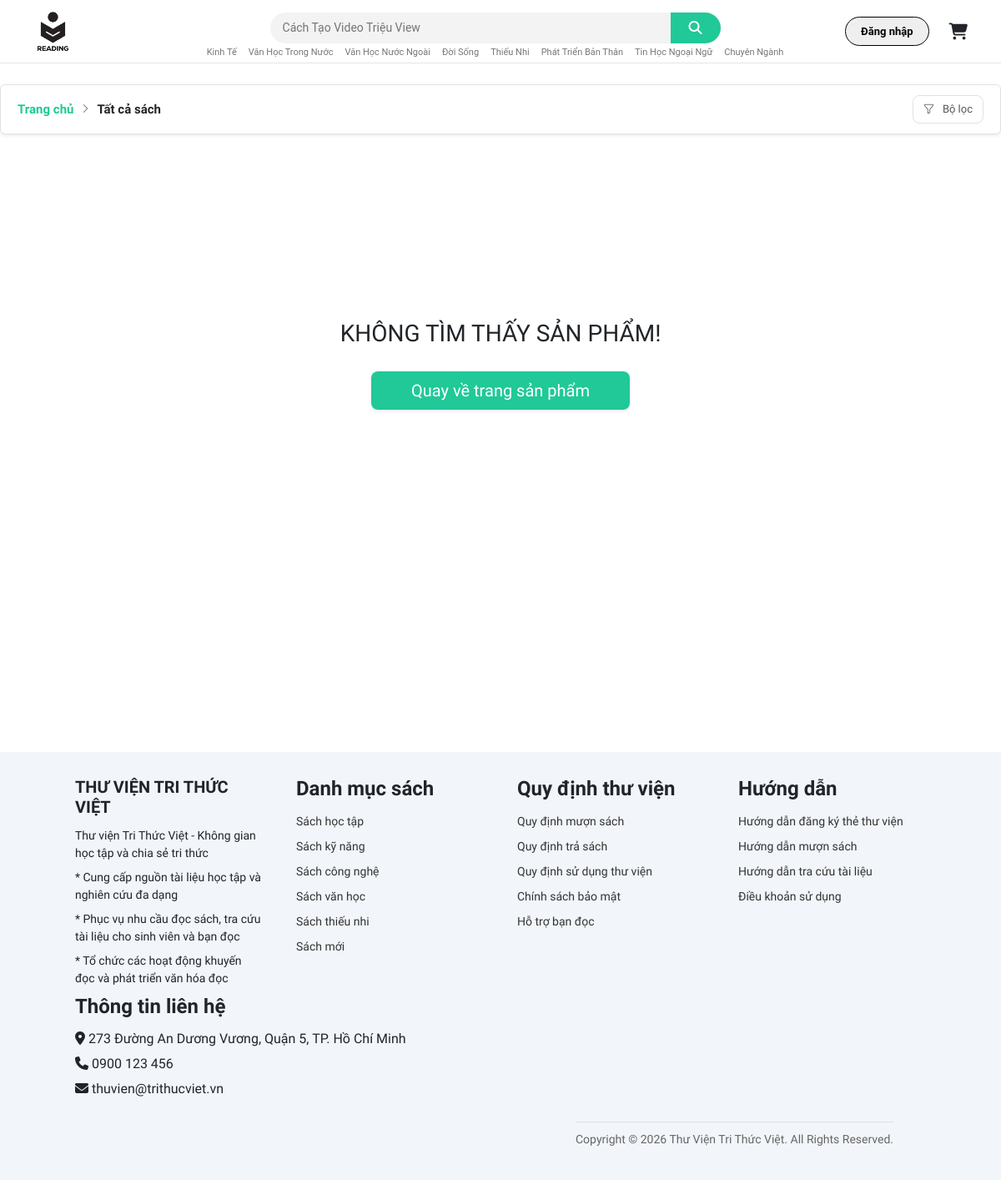
Before: /index.php?page=books&sort=latest with the older database file.
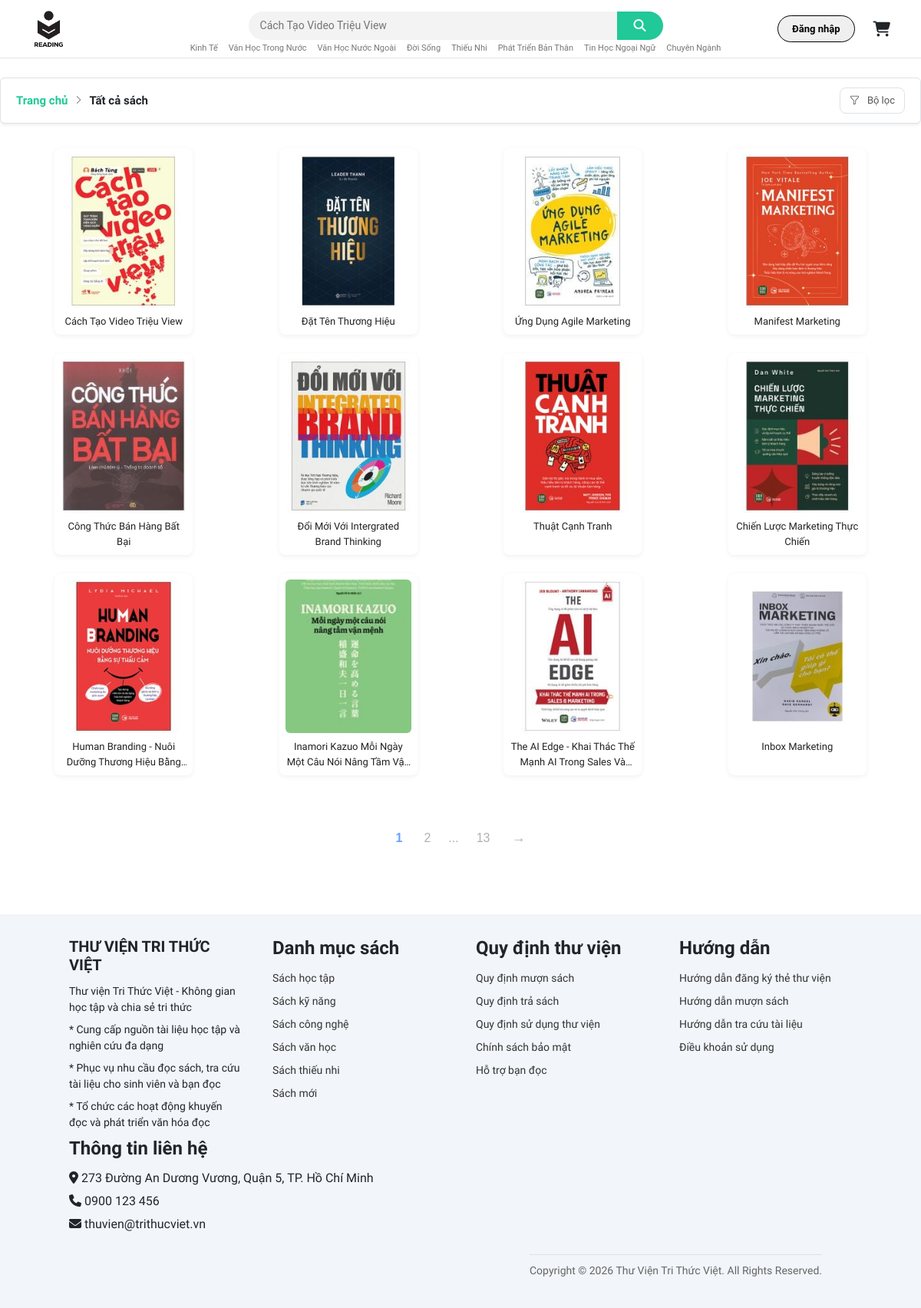
After: the same page with the newer database file.
### tables this page shows
CREATE TABLE `dausach` (
  `madausach` varchar(50) NOT NULL,
  `tensach` varchar(255) DEFAULT NULL,
  `namxuatban` int(11) DEFAULT NULL,
  `dongia` decimal(12,2) DEFAULT NULL,
  `matacgia` varchar(50) DEFAULT NULL,
  `matheloai` varchar(50) DEFAULT NULL,
  `manxb` varchar(50) DEFAULT NULL,
  `mota` text DEFAULT NULL,
  `anhbia` varchar(255) DEFAULT NULL
);

### layout/books.php (the view, shortened to what this page needs)
<?php
$conn = ConnectDB::getInstance()->getConnection();
$breadcrumbText = "Tất cả sách";
$limit = 12;
$page = isset($_GET['trang']) ? (int)$_GET['trang'] : 1;
$offset = ($page - 1) * $limit;
$whereSql = "1=1";
$params = [];
$types = "";
$countSql = "SELECT COUNT(*) as total FROM dausach WHERE $whereSql";
$stmtCount = $conn->prepare($countSql);
$stmtCount->execute();
$totalRows = $stmtCount->get_result()->fetch_assoc()['total'];
$totalPages = ceil($totalRows / $limit);
$sql = "SELECT madausach, tensach, namxuatban, dongia, anhbia
        FROM dausach
        WHERE $whereSql
        LIMIT ? OFFSET ?";
$dataParams = $params;
$dataTypes = $types;
$dataParams[] = $limit;
$dataParams[] = $offset;
$dataTypes .= "ii";
$stmt = $conn->prepare($sql);
$stmt->bind_param($dataTypes, ...$dataParams);
$stmt->execute();
$result = $stmt->get_result();
function buildPageUrl($p)
{
    $queryParams = $_GET;
    $queryParams['trang'] = $p;
    return '?' . http_build_query($queryParams);
}
$pagesToDisplay = [];
$range = 1;
if ($totalPages > 0) {
    $pagesToDisplay[] = 1;
    $startRange = max(2, $page - $range);
    $endRange = min($totalPages - 1, $page + $range);
    for ($i = $startRange; $i <= $endRange; $i++) {
        $pagesToDisplay[] = $i;
    }
    if ($page < ($totalPages - $range - 1)) {
        $pagesToDisplay[] = '...';
    }
    if ($totalPages > 1) {
        $pagesToDisplay[] = $totalPages;
    }
}
?>
<link rel="stylesheet" href="https://cdn.jsdelivr.net/npm/bootstrap-icons@1.11.3/font/bootstrap-icons.min.css">
<link rel="stylesheet" href="/assets/css/books.css">
<div class="books-page">
    <div class="mb-4" style="max-width: 1200px; margin: 25px auto 20px auto; position: relative;">
        <div class="border rounded bg-white d-flex align-items-center justify-content-between shadow-sm"
            style="padding: 12px 20px; font-size: 15px;">
            <div class="d-flex align-items-center">
                <a href="/index.php" class="text-decoration-none fw-semibold" style="color: #20c997;">Trang chủ</a>
                <i class="bi bi-chevron-right text-muted" style="margin: 0 8px; font-size: 12px;"></i>
                <span class="text-dark fw-bold"><?= htmlspecialchars($breadcrumbText) ?></span>
            </div>
            <button id="filterToggleBtn" class="filter-btn" onclick="toggleFilterPanel()">
                <i class="bi bi-funnel me-1"></i>
                Bộ lọc
            </button>
        </div>
    </div>
    <div class="books-grid-wrapper">
        <div id="books-list">
            <?php if ($result && $result->num_rows > 0): ?>
                <div class="books-grid">
                    <?php while ($book = $result->fetch_assoc()): ?>
                        <div class="book-card">
                            <a href="/index.php?page=book_detail&madausach=<?= htmlspecialchars($book['madausach'], ENT_QUOTES) ?>"
                                style="text-decoration: none; color: inherit; display: block;">
                                <div class="book-cover">
                                    <?php if (!empty($book['anhbia'])): ?>
                                        <img src="/assets/img/books/<?= htmlspecialchars($book['anhbia'], ENT_QUOTES) ?>"
                                            alt="<?= htmlspecialchars($book['tensach'], ENT_QUOTES) ?>">
                                    <?php else: ?>
                                        <img src="/assets/img/categories/booknew.png"
                                            alt="<?= htmlspecialchars($book['tensach'], ENT_QUOTES) ?>">
                                    <?php endif; ?>
                                </div>
                                <div class="book-title"><?= htmlspecialchars($book['tensach'], ENT_QUOTES) ?></div>
                            </a>
                        </div>
                    <?php endwhile; ?>
                </div> <?php else: ?>
                <div class="error-wrapper-full">
                    <?php include __DIR__ . '/error404.php'; ?>
                </div>
            <?php endif; ?>
        </div>
    </div>
    <div id="pagination-content">
        <?php if ($totalPages > 1): ?>
            <div class="pagination-wrapper">
                <div class="pagination-advanced">
                    <?php foreach ($pagesToDisplay as $i): ?>
                        <?php if ($i === '...'): ?>
                            <span class="page-link ellipsis">...</span>
                        <?php else: ?>
                            <a href="<?= buildPageUrl($i) ?>"
                                class="page-link <?= ($i == $page) ? 'active' : '' ?>" data-page="<?= $i ?>">
                                <?= $i ?>
                            </a>
                        <?php endif; ?>
                    <?php endforeach; ?>
                    <?php if ($page < $totalPages): ?>
                        <a href="<?= buildPageUrl($page + 1) ?>" class="page-link next-page" data-page="<?= $page + 1 ?>">&rarr;</a>
                    <?php endif; ?>
                </div>
            </div>
        <?php endif; ?>
    </div>
</div>

### index.php (shortened to what this page needs)
<!DOCTYPE html>
<html lang="vi">
<head>
    <link rel="stylesheet" href="https://cdnjs.cloudflare.com/ajax/libs/font-awesome/6.7.2/css/all.min.css">
    <link rel="stylesheet" href="/assets/bootstrap/css/bootstrap.min.css">
    <link rel="stylesheet" href="./assets/css/header.css">
    <link rel="stylesheet" href="./assets/css/slide.css">
    <link rel="stylesheet" href="./assets/css/footer.css">
    <link rel="stylesheet" href="./assets/fonts/font.css">
    <link rel="stylesheet" href="./assets/css/books.css">
    <link rel="stylesheet" href="/assets/css/cart.css">
</head>
<body>
<?php
include __DIR__ . '/layout/header.php';
if (isset($_GET['page'])) {
    $page = $_GET['page'];
    switch ($page) {
        case 'books':
            include __DIR__ . '/layout/books.php';
            break;
    }
} else {
    include __DIR__ . '/layout/home.php';
}
include __DIR__ . '/layout/footer.php';
?>
</body>
</html>

### layout/login.php (shortened to what this page needs)
<link rel="stylesheet" href="/assets/css/login.css">

### layout/header.php (shortened to what this page needs)
<?php
require_once __DIR__ . '/../layout/login.php';
$docgia = $_SESSION['docgia'] ?? null;
?>
<link rel="stylesheet" href="/assets/css/login.css">
<link rel="stylesheet" href="/assets/css/header.css">
<link rel="stylesheet" href="/assets/css/responsive.css">
<header class="main-header">
    <div class="main-header-inner">
        <div class="main-logo">
            <a href="/index.php">
                <img src="/assets/img/logo-library/library.png" alt="Library Logo">
            </a>
        </div>
        <div class="header-search-big">
            <div id="searchBarHeader" class="search-big-box">
                <input id="searchInputHeader" type="text" placeholder="Tìm theo thương hiệu...">
                <button id="btnSearchHeader" type="button">
                    <i class="fa-solid fa-magnifying-glass"></i>
                </button>
            </div>
            <div class="search-category-mini">
                <a href="javascript:void(0)" class="header-filter-category ajax-filter" data-loai="kinh-te">Kinh Tế</a>
                <a href="javascript:void(0)" class="header-filter-category ajax-filter" data-loai="van-hoc-trong-nuoc">Văn Học Trong Nước</a>
                <a href="javascript:void(0)" class="header-filter-category ajax-filter" data-loai="van-hoc-nuoc-ngoai">Văn Học Nước Ngoài</a>
                <a href="javascript:void(0)" class="header-filter-category ajax-filter" data-loai="doi-song">Đời Sống</a>
                <a href="javascript:void(0)" class="header-filter-category ajax-filter" data-loai="thieu-nhi">Thiếu Nhi</a>
                <a href="javascript:void(0)" class="header-filter-category ajax-filter" data-loai="phat-trien-ban-than">Phát Triển Bản Thân</a>
                <a href="javascript:void(0)" class="header-filter-category ajax-filter" data-loai="tin-hoc-ngoai-ngu">Tin Học Ngoại Ngữ</a>
                <a href="javascript:void(0)" class="header-filter-category ajax-filter" data-loai="chuyen-nganh">Chuyên Ngành</a>
            </div>
        </div>
        <div class="main-actions">
            <?php if ($docgia): ?>
                <a href="/index.php?page=taikhoan" class="main-btn main-btn-outline" id="headerName">
                    <i class="bi bi-person-fill me-1"></i>
                    Xin chào, <?= htmlspecialchars($docgia->getTendocgia(), ENT_QUOTES) ?>
                </a>
            <?php else: ?>
                <button id="openLogin" class="main-btn main-btn-outline">
                    Đăng nhập
                </button>
            <?php endif; ?>
            <a href="#miniCart" data-bs-toggle="offcanvas" role="button" aria-controls="miniCart" class="main-icon-btn main-cart position-relative d-inline-flex align-items-center justify-content-center" style="text-decoration: none; margin-left: 10px;">
                <i class="fa-solid fa-cart-shopping fs-5 text-dark"></i>
            </a>
        </div>
    </div>
</header>

### layout/error404.php (shortened to what this page needs)
<div class="error-page-wrapper">
    <div class="error-container">
        <div class="error-content">
          <p class="fs-3" style="font-family: 'Oswald', sans-serif;">Không tìm thấy sản phẩm!</p>
          <div class="mt-4">
              <a href="index.php?page=books" class="btn btn-primary btn-lg px-5 shadow-sm"style="background-color: #20c997; color: white; border: none; font-family: 'Oswald', sans-serif;">
                Quay về trang sản phẩm
              </a>
          </div>
        </div>
    </div>
</div>

### layout/footer.php (shortened to what this page needs)
<footer class="az-footer section-p1">
    <div class="az-footer-inner">
        <div class="col az-footer-col">
            <div class="az-footer-col-inner">
                <div class="az-footer-text">
                    <h3>THƯ VIỆN TRI THỨC VIỆT</h3>
                    <p>Thư viện Tri Thức Việt - Không gian học tập và chia sẻ tri thức</p>
                    <p>* Cung cấp nguồn tài liệu học tập và nghiên cứu đa dạng</p>
                    <p>* Phục vụ nhu cầu đọc sách, tra cứu tài liệu cho sinh viên và bạn đọc</p>
                    <p>* Tổ chức các hoạt động khuyến đọc và phát triển văn hóa đọc</p>
                </div>
            </div>
        </div>
        <div class="col az-footer-col">
            <h4>Danh mục sách</h4>
            <ul>
                <li><a href="#">Sách học tập</a></li>
                <li><a href="#">Sách kỹ năng</a></li>
                <li><a href="#">Sách công nghệ</a></li>
                <li><a href="#">Sách văn học</a></li>
                <li><a href="#">Sách thiếu nhi</a></li>
                <li><a href="#">Sách mới</a></li>
            </ul>
        </div>
        <div class="col az-footer-col">
            <h4>Quy định thư viện</h4>
            <ul>
                <li><a href="#">Quy định mượn sách</a></li>
                <li><a href="#">Quy định trả sách</a></li>
                <li><a href="#">Quy định sử dụng thư viện</a></li>
                <li><a href="#">Chính sách bảo mật</a></li>
                <li><a href="#">Hỗ trợ bạn đọc</a></li>
            </ul>
        </div>
        <div class="col az-footer-col">
            <h4>Hướng dẫn</h4>
            <ul>
                <li><a href="#">Hướng dẫn đăng ký thẻ thư viện</a></li>
                <li><a href="#">Hướng dẫn mượn sách</a></li>
                <li><a href="#">Hướng dẫn tra cứu tài liệu</a></li>
                <li><a href="#">Điều khoản sử dụng</a></li>
            </ul>
        </div>
    </div>
    <div class="col az-footer-col">
            <h4>Thông tin liên hệ</h4>
            <ul>
                <li><i class="fa-solid fa-location-dot"></i> 273 Đường An Dương Vương, Quận 5, TP. Hồ Chí Minh</li>
                <li><i class="fa-solid fa-phone"></i> 0900 123 456</li>
                <li><i class="fa-solid fa-envelope"></i> thuvien@trithucviet.vn</li>
            </ul>
        </div>
    <div class="az-footer-bottom">
        <p class="az-footer-copy">Copyright © 2026 Thư Viện Tri Thức Việt. All Rights Reserved.</p>
    </div>
</footer>

### assets/css/header.css (style rules this page uses)
.main-header { position: sticky; top: 0; width: 100%; z-index: 1000; background: #fff; border-bottom: 1px solid #e5e5e5; font-family: Roboto, Arial, sans-serif; }
.main-header-inner { height: 75px; display: flex; align-items: center; padding: 0 40px; }
.main-logo img { height: 52px; }
.header-search-big { flex: 1; display: flex; flex-direction: column; align-items: center; }
.search-big-box { width: 540px; max-width: 100%; display: flex; background: #f3f3f3; border-radius: 40px; overflow: hidden; margin-top: 10px; position: relative; }
.search-big-box input { flex: 1; border: none; background: transparent; padding: 8px 15px; font-size: 14px; outline: none; }
.search-big-box button { width: 60px; border: none; background: #000000; color: white; cursor: pointer; font-size: 16px; }
.search-category-mini { margin-top: 4px; font-size: 11px; color: #777; display: flex; flex-wrap: wrap; justify-content: center; gap: 10px; white-space: normal; line-height: 1.2; text-align: center; }
.search-category-mini a { margin: 0; padding: 0 2px; text-decoration: none; color: #777; }
#btnSearchHeader { background-color: #20c997; color: #ffffff; border: none; transition: background-color 0.3s ease; }
.main-actions { display: flex; align-items: center; gap: 16px; }
.main-icon-btn { border: none; background: transparent; font-size: 20px; cursor: pointer; color: #222; }
.main-btn-outline { border: 1px solid #000000; padding: 6px 16px; border-radius: 30px; color: #000000; text-decoration: none; font-size: 13px; font-weight: 600; }
.main-header-inner { display: flex; align-items: center; }
.main-actions { margin-left: auto; display: flex; align-items: center; gap: 14px; }
.main-cart { font-size: 20px; color: #222; }
.main-btn { white-space: nowrap; }
.main-btn-outline { border: 1px solid #000000; padding: 7px 18px; border-radius: 999px; color: #000000; font-size: 13px; font-weight: 600; text-decoration: none; transition: .2s; }
.search-big-box input { transition: opacity .4s; }

### assets/css/footer.css (style rules this page uses)
.az-footer-inner { max-width: 1200px; margin: 0 auto; display: flex; gap: 40px; justify-content: space-between; flex-wrap: wrap; }
.az-footer-col h3, .az-footer-col h4 { margin-bottom: 12px; font-weight: 700; }
.az-footer-col ul { list-style: none; padding-left: 0; margin: 0; }
.az-footer-col ul li { margin-bottom: 6px; }
.az-footer-col ul li a { text-decoration: none; color: #333; }
.az-footer-bottom { border-top: 1px solid #e0e0e0; margin-top: 20px; padding-top: 10px; margin-left: 600px; text-align: center; font-size: 13px; color: #666; }
.az-footer-col-inner { display: flex; align-items: center; gap: 16px; }
.az-footer-text { flex: 1; }
footer { display: flex; flex-wrap: wrap; justify-content: space-between; background-color: #F2F5FA; padding: 30px 90px; }
footer .col { display: flex; flex-direction: column; align-items: flex-start; margin-bottom: 1px; }
footer h3 { font-size: 20px; }
footer p { font-size: 14px; margin: 0 0 8px 0; }
footer a { font-size: 14px; text-decoration: none; color: #222; margin-bottom: 10px; }

### assets/css/login.css (style rules this page uses)
* { box-sizing: border-box; margin: 0; padding: 0; }

### assets/css/responsive.css (style rules this page uses)
img { max-width: 100% !important; height: auto; }
body, html { overflow-x: hidden; }

### layout/error404.php (style rules this page uses)
.error-page-wrapper { font-family: 'Oswald', sans-serif; width: 100%; display: flex; justify-content: center; align-items: center; padding: 50px 0; margin: 0; }
.error-container { display: flex; flex-direction: column; align-items: center; text-align: center; width: 100%; }
.error-content p { font-weight: 400; text-transform: uppercase; }

Changed rows visible on the page:
added dausach: anhbia (picture), tensach "Cách Tạo Video Triệu View"
added dausach: anhbia (picture), tensach "Đặt Tên Thương Hiệu"
added dausach: anhbia (picture), tensach "Ứng Dụng Agile Marketing"
added dausach: anhbia (picture), tensach "Manifest Marketing"
added dausach: anhbia (picture), tensach "Công Thức Bán Hàng Bất Bại"
added dausach: anhbia (picture), tensach "Đổi Mới Với Intergrated Brand Thinking"
added dausach: anhbia (picture), tensach "Thuật Cạnh Tranh"
added dausach: anhbia (picture), tensach "Chiến Lược Marketing Thực Chiến"
added dausach: anhbia (picture), tensach "Human Branding - Nuôi Dưỡng Thương Hiệu…"
added dausach: anhbia (picture), tensach "Inamori Kazuo Mỗi Ngày Một Câu Nói Nâng Tầm…"
added dausach: anhbia (picture), tensach "The AI Edge - Khai Thác Thế Mạnh AI Trong Sales…"
added dausach: anhbia (picture), tensach "Inbox Marketing"
Other visible differences:
new list line: "1"
new list line: "2"
new list line: "13"
text no longer shown: "KHÔNG TÌM THẤY SẢN PHẨM! Quay về trang sản phẩm"
